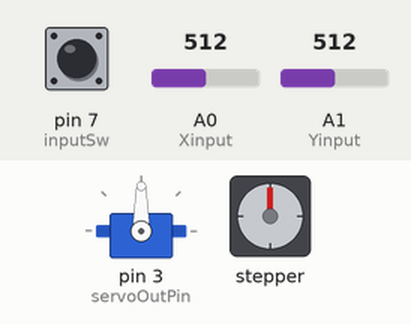
Bench run of a sketch on a simulated Arduino Uno, built with avr-gcc and run on an emulated ATmega328P. On the bench: servo, stepper motor. Inputs (shaded band) come from the test bench; at power-on: A1 (Yinput) = 512, pin 7 (inputSw) HIGH, A0 (Xinput) = 512. Stepper angles assume 2048 steps per turn.

Above: at 1.2 s.
1.3 s: A1 (Yinput) set to 634
2.8 s: A1 (Yinput) set to 660
At 3.27 s:
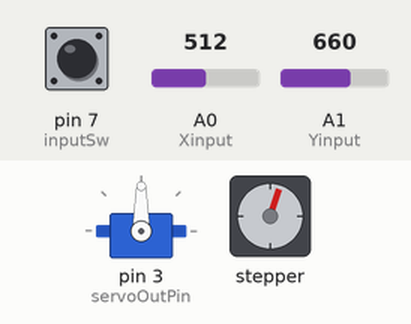
At 3.9 s:
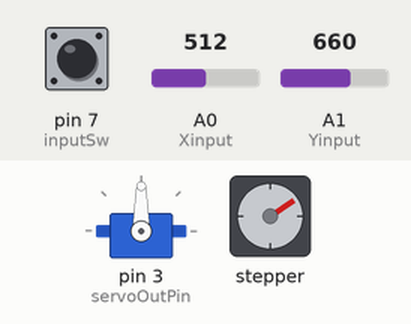
5.8 s: pin 7 (inputSw) pulled LOW for 0.15 s
At 6.07 s:
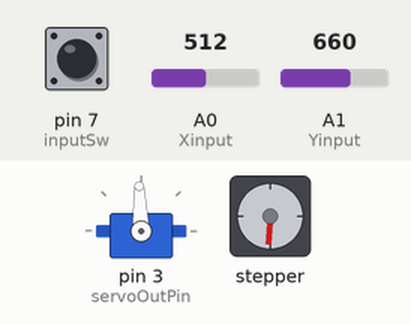
Timing chart, 0 to 14.8 s (numbered marks = the images above; inputs shaded):
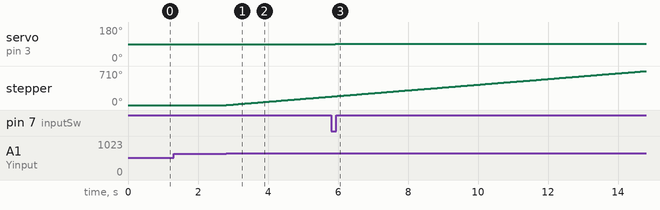

The sketch:

Controlling_using_switch_for_percision.ino
```cpp
#include <Servo.h>
Servo servoOut;

#include <Stepper.h>
// Define number of steps per rotation:
const int stepsPerRevolution = 2048;
Stepper myStepper = Stepper(stepsPerRevolution, 8, 10, 9, 11);

//analog joystick
int Xinput = A0;
int Yinput = A1;
float posX;
int posY;
int inputSw = 7;
float sw;

bool reset = true;

//servo
int servoOutPin = 3;
float servoPos = 90;

//boolean for control
boolean servoControlOn = false;
void setup() {
  myStepper.setSpeed(10);

  // Begin Serial communication at a baud rate of 9600:
  Serial.begin(9600);

  pinMode(Xinput, INPUT);
  pinMode(Yinput, INPUT);
  pinMode(inputSw, INPUT);
  digitalWrite(inputSw, HIGH);

  servoOut.attach(servoOutPin);
  servoOut.write(servoPos);
}
void loop() {
  posX = analogRead(Xinput);
  posY = analogRead(Yinput);
  sw = digitalRead(inputSw);

  if (posY > 650) {
    //Serial.println("Right");
    myStepper.step(25);
  } else if (posY < 350) {
    // Serial.println("Left");
    myStepper.step(-25);
  }
  //Serial.println(sw);


  /*if (sw == 0) {
    if (servoControlOn == false && reset == true) {
      servoControlOn = true;
      reset = false;
        Serial.println("hey");
    } else if(reset == true && servoControlOn == true) {
      servoControlOn = false;
      reset = false;
        Serial.println("heyo");
    }
  }
  if(sw == 1){
    reset = true;
  }
   if(reset == true){
    Serial.println("rested");
   }else{
    Serial.println("not reseted");
   }
   */

  if (sw == 0) {
    servoPos = (posX / 1000) * 180;
    //Serial.println(posX / 1000);
    servoOut.write(servoPos);
  } else {
    servoOut.write(servoPos);
  }
}
```

Measured:
- the behaviour switches between 650 and 651 on A1 (Yinput) (found by bisection; images 0 and 1)
- after the input at 1.3 s, every drawn part: stays the same
- after the input at 2.8 s, stepper: keeps turning clockwise at about 59°/s, starting at once
- after the input at 5.8 s, servo on pin 3 (servoOutPin): 90° → 92° after 0.12 s
